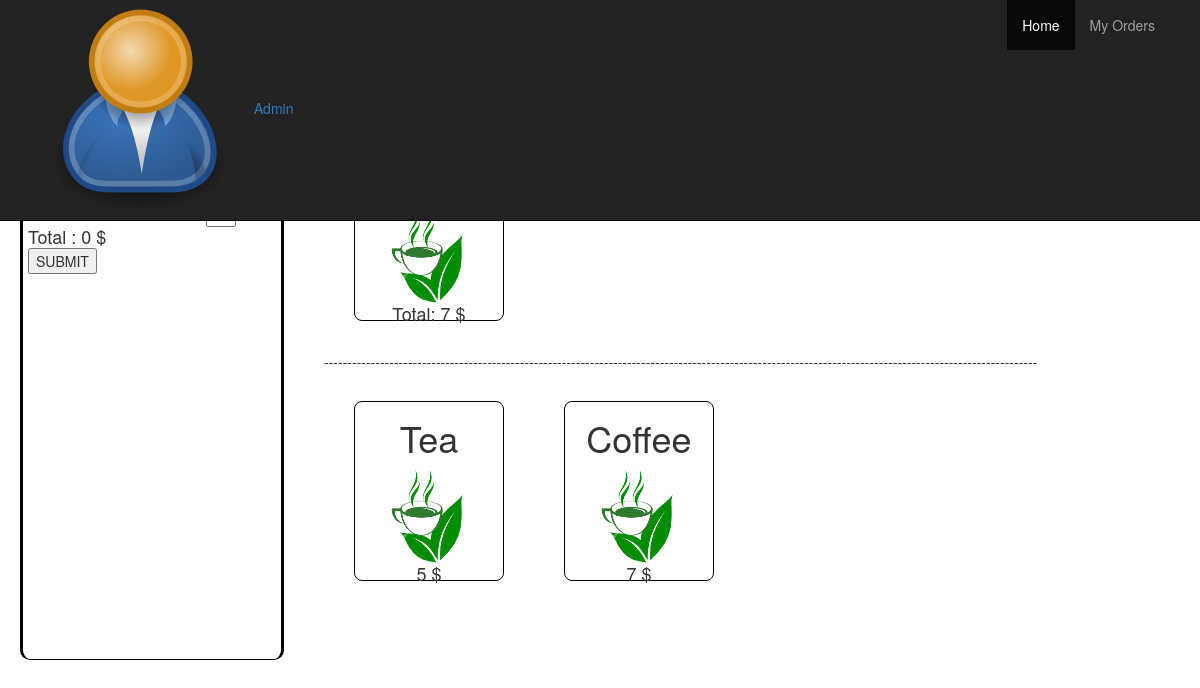
Screenshot of /user_home.php with the database file from the repository.
### tables this page shows
CREATE TABLE `products` (
  `id` int(255) NOT NULL,
  `name` varchar(255) NOT NULL,
  `price` int(255) NOT NULL,
  `picture` varchar(255) NOT NULL,
  `category_id` int(255) NOT NULL,
  `created_at` timestamp NOT NULL DEFAULT current_timestamp(),
  `updated_at` timestamp NULL DEFAULT NULL
);

### utils/DBConnection.php (called while the page is built, shortened)
<?php
class DBConnection
{
    private static $instance = null;
    private static $dsn = 'mysql:host=localhost;dbname=cafeteria';
    private static $username = 'root';
    private static $password = '';
    private function __construct()
    {
        try {
            self::$instance = new PDO(self::$dsn, self::$username, self::$password);
        } catch (PDOException $e) {
            echo 'MySql Connection Error: '.$e->getMessage();
        }
    }
    public static function getInstance()
    {
        return self::$instance;
    }
}

### Models/Order.php (called while the page is built, shortened)
<?php
require_once ("utils/DBConnection.php");
class Order {
    private static $db;
    function __construct() {
        self::$db = \database_connection\DBConnection::getInstance();
    }
    function getLastOrder($userId){
        $query = "SELECT users_orders.total_price as total_price , users_orders.amount as amount, products.name as `name` ,products.picture as picture from users_orders ,products WHERE users_orders.user_id = ? AND users_orders.product_id = products.id AND users_orders.order_id = (SELECT MAX(users_orders.order_id) FROM users_orders WHERE users_orders.user_id = ? );";
        $stmt = self::$db->prepare($query);
        $stmt->execute([$userId,$userId]);
        $rows = $stmt->fetchAll(PDO::FETCH_OBJ);
        return $rows;
    }
}

### Models/Product.php (called while the page is built)
<?php
require_once ("utils/DBConnection.php");
class Product {
    private static $db;
    function __construct() {
        self::$db = \database_connection\DBConnection::getInstance();
    }
    function All(){
        $stmt=self::$db->prepare("Select * FROM products");
        $stmt->execute();
        $row = $stmt->fetchAll(PDO::FETCH_OBJ);
        return $row;
    }
}

### user_home.php (the view, shortened to what this page needs)
<!DOCTYPE html>
<html lang="en">
<head>
    <link rel="stylesheet" href="https://maxcdn.bootstrapcdn.com/bootstrap/3.4.1/css/bootstrap.min.css">
    <link rel="stylesheet" href="public/css/min_css.lass">
    <link rel="stylesheet" href="public/css/user_home.css">
</head>
<body>
    <?php
        require_once("Models/Product.php");
        require_once("Models/Order.php");
        $product = new Product;
        $products = $product->All();
        $userId = 1;
        $order = new Order();
        $orders = $order->getLastOrder($userId);
    ?>
    <nav class="navbar navbar-inverse navbar-fixed-top">
        <div class="container">
            <div class="navbar-header">
                <div id="profile-data">
                    <img id="profile-picture" src="public/img/admin.png"/>
                    <a href="">Admin</a>
                </div>
            </div>
            <div class="collapse navbar-collapse">
                <ul class="nav navbar-nav pull-right">
                    <li class="active"><a href="#">Home</a></li>
                    <li><a href="">My Orders</a></li>
                </ul>
            </div>
        </div>
    </nav>
    <div class="my-container">
        <div id="order-card">
            <form id="order-form">
                <table>
                    <tbody id="order-card-body">
                        <tr>
                            <td colspan="4">
                                <label>Notes:</label>
                            </td>
                        </tr>
                        <tr>
                            <td colspan="4">
                            </td>
                        </tr>
                        <tr>
                            <td colspan="2">Room No</td>
                            <td colspan="2"></td>
                        </tr>
                        <tr>
                            <td colspan="4"><h4 class="display-inline">Total : </h4><h4 class="display-inline" id="total">0</h4><h4 class="display-inline"> $</h4></td>
                        </tr>
                        <tr>
                            <td colspan="4">
                                <input type="submit" value="SUBMIT"/>
                            </td>
                        </tr>
                    </tbody>
                </table>
            </form>
        </div>
        <div id="products-orders-container">
            <div><h3>Latest Orders</h3></div>
            <div id="latest-orders">
                <?php
                foreach ($orders as $order) {
                    ?>
                    <div class="card">
                        <div class="card-header"><h1><?php echo $order->name; ?></h1></div>
                        <div ><img class="card-image"  src="public/img/tea.png"/></div>
                        <div class="card-body"><h4 class="display-inline">Total: </h4></h4><h4 class="display-inline"><?php echo $order->total_price; ?> </h4><h4 class="display-inline">$</h4></div>
                    </div>
                    <?php
                }
                ?>
            </div>
            <div>---------------------------------------------------------------------------------------------------------------------------------------------------------</div>
            <div id="all-products">
                <?php
                    foreach ($products as $product) {
                ?>
                <div class="card" id="<?php echo $product->id ?>">
                    <div class="card-header"><h1><?php echo $product->name; ?></h1></div>
                    <div ><img class="card-image"  src="public/img/tea.png"/></div>
                    <div class="card-body"><h4 class="display-inline"><?php echo $product->price; ?> </h4><h4 class="display-inline">$</h4></div>
                </div>
                <?php
                    }
                ?>
                </div>
            </div>
        </div>
</body>
</html>

### public/css/user_home.css (style rules this page uses)
body { margin: 0 }
body { margin: 0; display: flex; flex-direction: column; }
#order-card { display: flex; flex-direction: column; border: black solid; border-bottom-width: 1px; border-radius: 10px; width: 22%; height: 80vh; margin-top: 2rem; margin-left: 2rem; overflow-x: hidden; left: 0; bottom: 8%; position: sticky; padding-left: 5px; padding-right: 5px; padding-top: 5px; }
.card { display: flex; flex-direction: column; height: 180px; margin: 30px; justify-content: center; align-items: center; width: 150px; border: black solid 1px; border-radius: 8px; }
#products-orders-container { display: flex; flex-direction: column; width: 73%; justify-content: right; position: absolute; bottom: 0; right: 0; top: 0; height: 100%; margin-top: 55px; margin-left: 5px; }
.card-image { width: 8vw; height: 12vh; }
.card-header { margin-top: 2rem; }
.card-body { margin-bottom: 2rem; }
#all-products { display: flex; flex-direction: row; flex-wrap: wrap; }
#latest-orders { display: flex; flex-direction: row; flex-wrap: wrap; }
.display-inline { display: inline; }

### rows the page displays
products: name "Tea", price "5"
products: name "Coffee", price "7"

### other values shown
$order->total_price "7"
